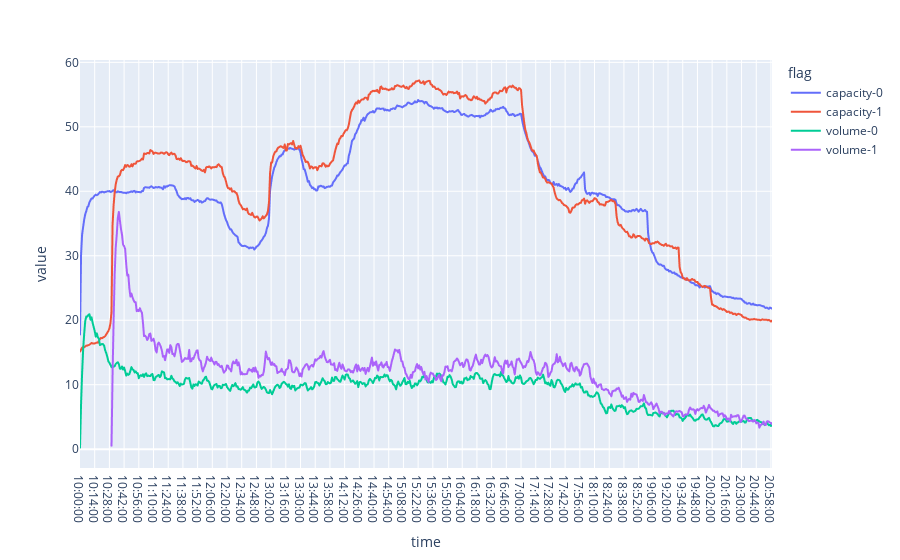

Source (notebook cell):
### Code cell
px.line(tmp[~((tmp.flag=='volume-1') & (tmp['time'] < time(10,30)))], x = 'time', y='value', color= 'flag')

### Figure 1 — Plotly figure (JSON) as saved in the notebook; plotly's stock layout.template omitted (floating-point values rounded to 4 significant figures; data arrays with more than 128 entries replaced by an {"elided": "..."} marker saying what was removed)
{"data": [{"hoverlabel": {"namelength": 0}, "hovertemplate": "flag=capacity-0<br>time=%{x}<br>value=%{y}", "legendgroup": "capacity-0", "line": {"color": "#636efa", "dash": "solid"}, "mode": "lines", "name": "capacity-0", "showlegend": true, "type": "scattergl", "x": {"elided": "660 str values"}, "xaxis": "x", "y": {"elided": "660 float values"}, "yaxis": "y"}, {"hoverlabel": {"namelength": 0}, "hovertemplate": "flag=capacity-1<br>time=%{x}<br>value=%{y}", "legendgroup": "capacity-1", "line": {"color": "#EF553B", "dash": "solid"}, "mode": "lines", "name": "capacity-1", "showlegend": true, "type": "scattergl", "x": {"elided": "660 str values"}, "xaxis": "x", "y": {"elided": "660 float values"}, "yaxis": "y"}, {"hoverlabel": {"namelength": 0}, "hovertemplate": "flag=volume-0<br>time=%{x}<br>value=%{y}", "legendgroup": "volume-0", "line": {"color": "#00cc96", "dash": "solid"}, "mode": "lines", "name": "volume-0", "showlegend": true, "type": "scattergl", "x": {"elided": "660 str values"}, "xaxis": "x", "y": {"elided": "660 float values"}, "yaxis": "y"}, {"hoverlabel": {"namelength": 0}, "hovertemplate": "flag=volume-1<br>time=%{x}<br>value=%{y}", "legendgroup": "volume-1", "line": {"color": "#ab63fa", "dash": "solid"}, "mode": "lines", "name": "volume-1", "showlegend": true, "type": "scattergl", "x": {"elided": "630 str values"}, "xaxis": "x", "y": {"elided": "630 float values"}, "yaxis": "y"}], "layout": {"legend": {"title": {"text": "flag"}, "tracegroupgap": 0}, "margin": {"t": 60}, "xaxis": {"anchor": "y", "domain": [0, 1], "title": {"text": "time"}}, "yaxis": {"anchor": "x", "domain": [0, 1], "title": {"text": "value"}}}}
